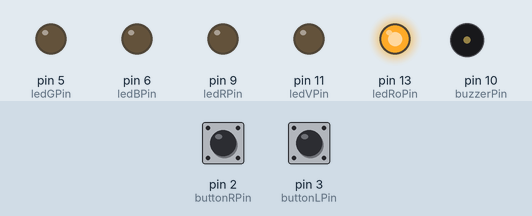
Recording of a sketch running on a simulated Arduino Uno, built with avr-gcc and run on an emulated ATmega328P. Parts: output pins drawn as LEDs (lit = HIGH), buzzer (waves = sounding). The test bench sets the inputs (shaded band); at power-on: pin 2 (buttonRPin) LOW, pin 3 (buttonLPin) LOW.

Above: at 1.2 s.
1.3 s: pin 2 (buttonRPin) pulled HIGH for 0.15 s
At 2.4 s:
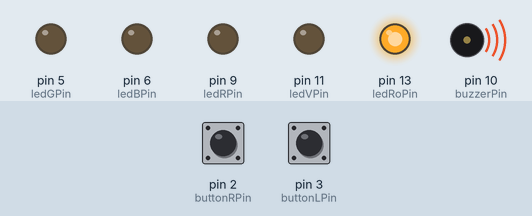
2.9 s: pin 3 (buttonLPin) pulled HIGH for 0.15 s
At 3.6 s:
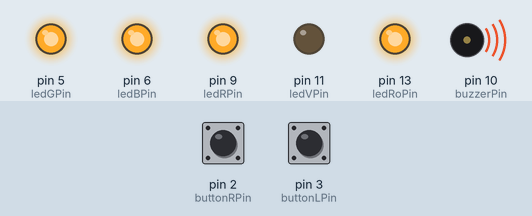
4.5 s: pin 2 (buttonRPin) pulled HIGH for 1 s
At 5.3 s:
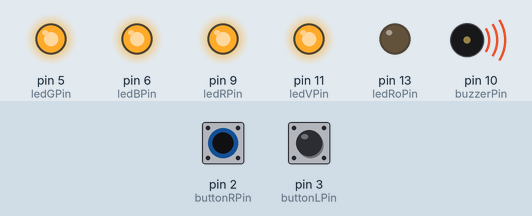
7.0 s: pin 2 (buttonRPin) pulled HIGH for 3.2 s
At 10.9 s:
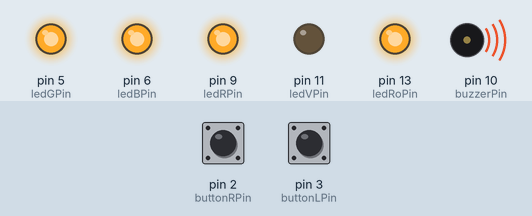
11.7 s: pin 3 (buttonLPin) pulled HIGH for 1 s
At 14.0 s:
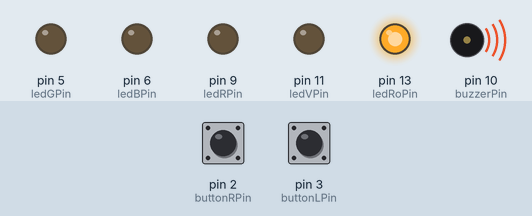
Timing chart, 0 to 15.2 s (numbered marks = the images above; inputs shaded):
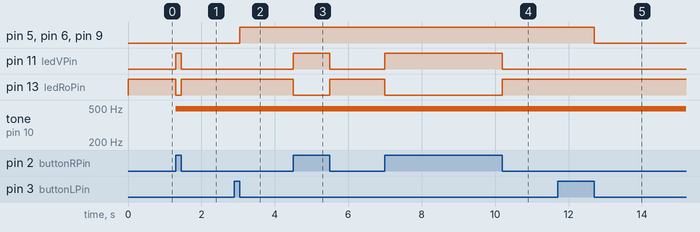

Measured:
- after the input at 1.3 s, pin 11 (ledVPin): LOW → HIGH at once, → LOW 0.15 s later; pin 13 (ledRoPin): HIGH → LOW at once, → HIGH 0.15 s later; tone on pin 10 (buzzerPin): silent → 490 Hz at once
- after the input at 2.9 s, pin 5 (ledGPin), pin 6 (ledBPin), pin 9 (ledRPin): LOW → HIGH after 0.15 s
- after the input at 4.5 s, pin 11 (ledVPin): LOW → HIGH at once, → LOW 1.0 s later; pin 13 (ledRoPin): HIGH → LOW at once, → HIGH 1.0 s later
- after the input at 7.0 s, pin 11 (ledVPin): LOW → HIGH at once, → LOW 3.2 s later; pin 13 (ledRoPin): HIGH → LOW at once, → HIGH 3.2 s later
- after the input at 11.7 s, pin 5 (ledGPin), pin 6 (ledBPin), pin 9 (ledRPin): HIGH → LOW after 1.0 s

The sketch:

Pulsadores.ino
```cpp
/*
  Programa para controlar con 2 pulsadores LEd RGB blanco y Zumbador
  - Pulsador L con Memoria controla LED RGB blanco
  - Pulsador R para controlar un zumbador
  con dos leds testigos que indican el estado del zumbador

  Pulsador Memoria Left pin 3
  LED RGB pines 9, 5, 6

  Pulsador Right pin 2
  Zumbador pin 10
  LED rojo 13
  LED Verde 11

  Marzo de 2020
  Jose Pujol
*/
// constantes que no cambian se usan para establecer los pines
const int buttonLPin = 3;     // el numero del pin del pulsador
// pines del LED RGB
const int ledRPin = 9; // establece el pin del LED rojo
const int ledGPin = 5; // establece el pin del LED verde
const int ledBPin = 6; // establece el pin del LED azul

const int buttonRPin = 2;     // el numero del pin del pulsador
const int buzzerPin =  10;   // el numero de pin del zumbador
const int ledRoPin = 13;      // numero pin LED Rojo
const int ledVPin = 11;     // numero pin LED Verde

// variables que cambian
int ledState = LOW;         // Estado actual del led apagado
int buttonLState = 0;        // variable para almacenar el estado del pulsador Left
int buttonRState = 0;       // variable para almacenar el estado del pulsador Right

void setup() {
  // inicializa los pulsadores como entradas
  pinMode(buttonRPin, INPUT);
  pinMode(buttonLPin, INPUT);
  // inicializa los leds como salidas
  pinMode(ledRPin, OUTPUT);
  pinMode(ledGPin, OUTPUT);
  pinMode(ledBPin, OUTPUT);
  pinMode(ledVPin, OUTPUT);
  pinMode(ledRoPin, OUTPUT);
}

void loop() {
  // lee el estado de los pulsadores y lo almacena en su variable
  buttonLState = digitalRead(buttonLPin);
  buttonRState = digitalRead(buttonRPin);

  // LED RGB
  // revisa si el pulsador esta presionado
  if (buttonLState == HIGH) {
    // si el estado del led es bajo
    if (ledState == LOW) {
      ledState = HIGH;  // lo establece como alto
    }
    // en caso contario lo establece como bajo
    else {
      ledState = LOW;
    }

    while (buttonLState == HIGH) {
      buttonLState = digitalRead(buttonLPin);
    }
  }
  // establece el estado del LED:
  digitalWrite(ledRPin, ledState);
  digitalWrite(ledGPin, ledState);
  digitalWrite(ledBPin, ledState);

  // ZUMBADOR Y LEDS TESTIGOS
  // revisa si el pulsador esta presionado
  if (buttonRState == HIGH) {
    analogWrite(buzzerPin, 125);      // activa el zumbador
    digitalWrite(ledVPin, HIGH);      // enciende led Verde
    digitalWrite(ledRoPin, LOW);       //  apaga led Rojo

  }
  // si no esta presionado
  else {
    analogWrite(buzzerPin, 0);     // apaga el zumbador
    digitalWrite(ledVPin, LOW);     //  apaga led Verde
    digitalWrite(ledRoPin, HIGH);    // enciende led Rojo
  }
}
```
